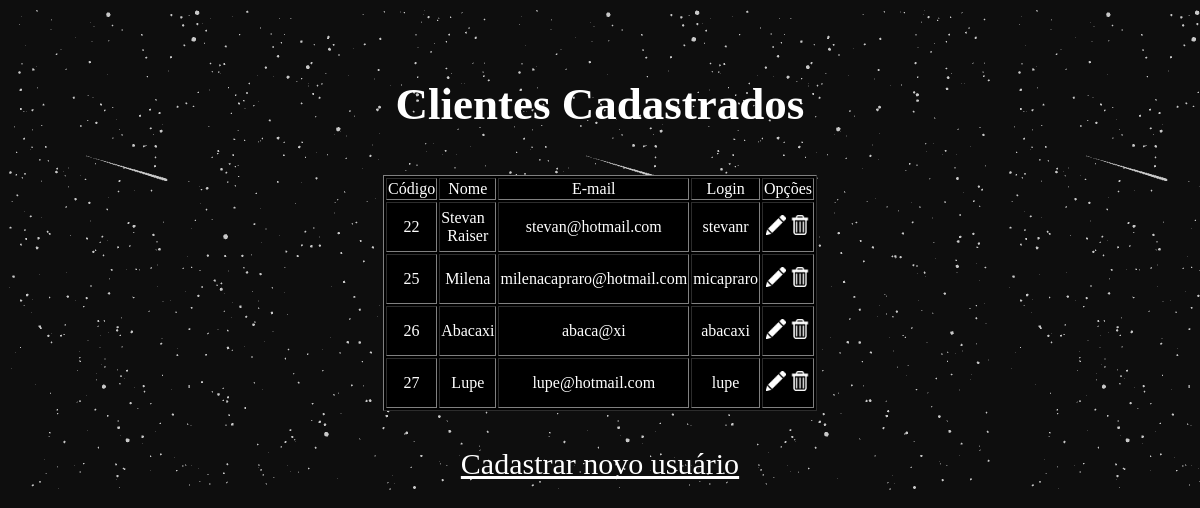
The app's page /cadastrar-cliente.php with its own data.
### tables this page shows
CREATE TABLE "usuario" (
	"codigo"	INTEGER PRIMARY KEY AUTOINCREMENT,
	"nome"	varchar(60) NOT NULL,
	"email"	varchar(100),
	"login"	varchar(60) NOT NULL,
	"senha"	varchar(100) NOT NULL
);

### Classes/Conexao.php (called while the page is built, shortened)
<?php
class Conexao {
    public static function getConexao() {
        $caminhoDoArquivo = "sqlite/site.db";
        $con = new \PDO("sqlite:" . $caminhoDoArquivo);
        return $con;
    }
}

### Classes/Usuario.php (called while the page is built, shortened)
<?php
require 'Conexao.php';
class Usuario {
    private $conexao;
    public function __construct() {
        $this->conexao = Conexao::getConexao();
    }
    public function listar() {
        $sql = "select * from usuario;";
        $q = $this->conexao->prepare($sql);
        $q->execute();
        return $q;
    }
}
?>

### cadastrar-cliente.php (the view, shortened to what this page needs)
<?php
require './Classes/Usuario.php';
$usu = new Usuario();
$usuarios = $usu->listar();
?>
<html>
    <head>
        <link href="css/layout.css" rel="stylesheet" type="text/css">
    </head>
    <body>
        <h3>Clientes Cadastrados</h3>
        <table  border="1" id="1" style="background-color: black; width:10em; height: 2em; margin:auto">
            <tr>
                <td>Código</td>
                <td>Nome</td>
                <td>E-mail</td>
                <td>Login</td>
                <td>Opções</td>
            </tr>
            <tbody>
                 <?php foreach ($usuarios as $index=>$usuario) { ?>
            <tr>
                <td style="background-color: black; width:500px; height: 50; margin:auto"><?php echo $usuario ['codigo']; ?></td>
                <td><?php echo $usuario ['nome'] ?></td>
                <td><?php echo $usuario ['email'] ?></td>
                <td><?php echo $usuario ['login'] ?></td>
                <td>
                    <a style="color: white" href="editar.php?codigo=<?php echo $usuario ['codigo']; ?> &editar" ><img src="css/editar.png" width="20"></a>
                    <a style="color: white" href="eliminar.php?codigo=<?php echo $usuario ['codigo']; ?> &excluir" ><img src="css/apagar.png" width="20"></a>
                </td>
            </tr>
           <?php } ?>
            </tbody>
            </table>
        <br><br>
        <a href="index.php" class="titulo" style="color: white; font-family: sant; font-size: 30px;">Cadastrar novo usuário</a>
    </body>
</html>

### css/layout.css (style rules this page uses)
* { box-sizing: border-box; }
body { padding: 70px; text-align-last: center; font-family: sant; color: white; background-image: url(gif3.gif); background-attachment: fixed; background-repeat: repeat; }
h3 { font-size: 45px; }

### records on screen
usuario: codigo "22", nome "Stevan Raiser", email "stevan@hotmail.com", login "stevanr"
usuario: codigo "25", nome "Milena", email "milenacapraro@hotmail.com", login "micapraro"
usuario: codigo "26", nome "Abacaxi", email "abaca@xi", login "abacaxi"
usuario: codigo "27", nome "Lupe", email "lupe@hotmail.com", login "lupe"
